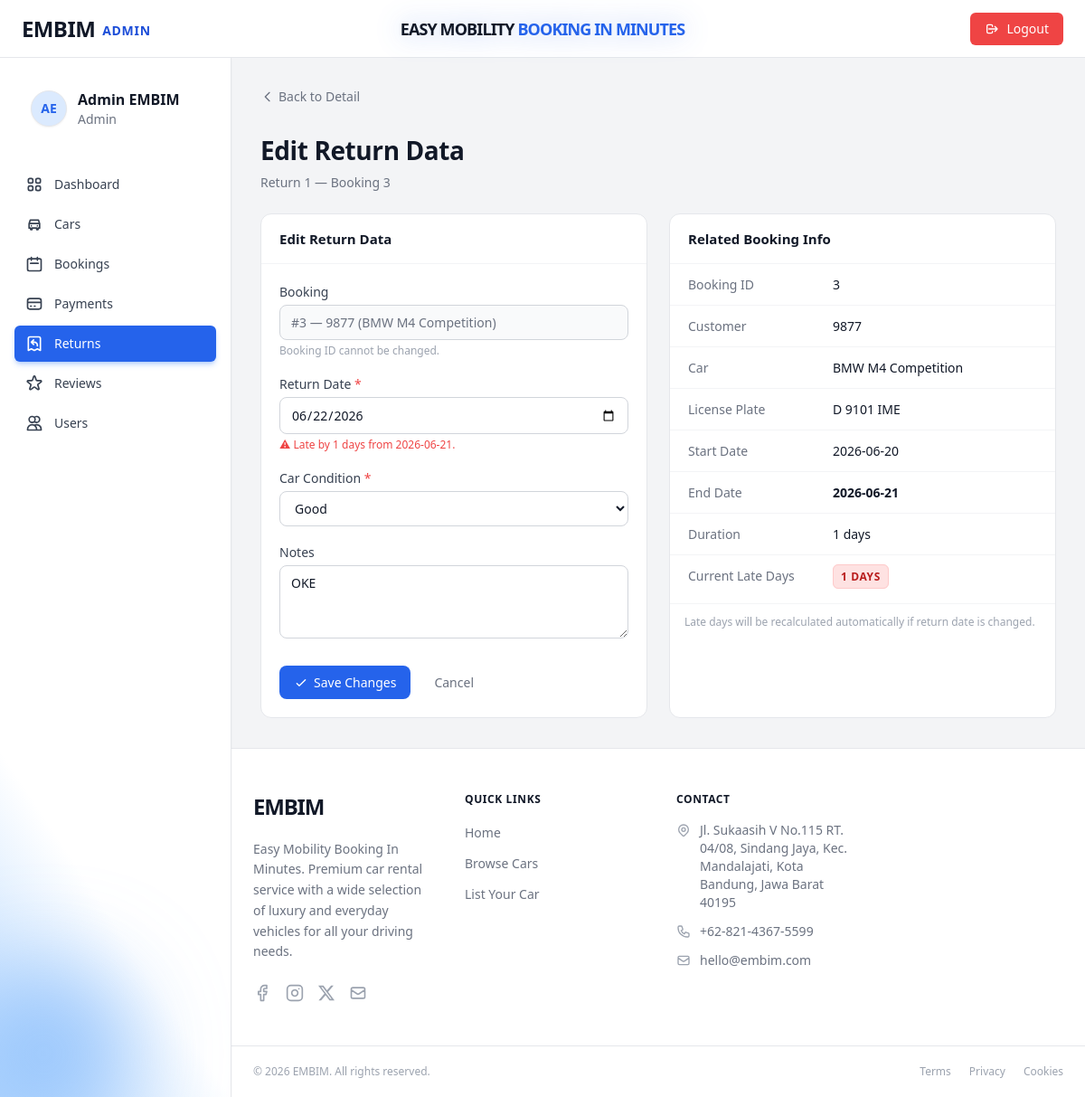
/admin/index.php?page=edit_return&id=1 (signed in), run on the app's committed database.
### tables this page shows
CREATE TABLE `returns` (
  `id` int(11) NOT NULL,
  `booking_id` int(11) NOT NULL,
  `return_date` date NOT NULL,
  `late_days` smallint(6) NOT NULL DEFAULT 0,
  `car_condition` enum('good','damaged') NOT NULL DEFAULT 'good',
  `notes` text DEFAULT NULL,
  `created_at` datetime NOT NULL DEFAULT current_timestamp(),
  `fine_per_day` decimal(12,2) DEFAULT 700000.00,
  `fine_amount` decimal(14,2) DEFAULT 0.00,
  `fine_status` enum('none','unpaid','paid') DEFAULT 'none'
);

CREATE TABLE `users` (
  `id` int(11) NOT NULL,
  `full_name` varchar(100) NOT NULL,
  `email` varchar(150) NOT NULL,
  `password` varchar(255) NOT NULL COMMENT 'bcrypt hash',
  `phone` varchar(20) DEFAULT NULL,
  `address` text DEFAULT NULL,
  `role` enum('admin','user') NOT NULL DEFAULT 'user',
  `photo_profile` varchar(100) DEFAULT NULL,
  `photo_ktp` varchar(100) DEFAULT NULL,
  `photo_sim` varchar(100) DEFAULT NULL,
  `created_at` datetime NOT NULL DEFAULT current_timestamp(),
  `updated_at` datetime NOT NULL DEFAULT current_timestamp() ON UPDATE current_timestamp()
);

CREATE TABLE `cars` (
  `id` int(11) NOT NULL,
  `brand` varchar(80) NOT NULL,
  `model` varchar(100) NOT NULL,
  `year` year(4) NOT NULL,
  `license_plate` varchar(20) NOT NULL,
  `price_per_day` decimal(12,2) NOT NULL,
  `status` enum('available','booked','maintenance') NOT NULL DEFAULT 'available',
  `transmission` enum('automatic','manual') NOT NULL DEFAULT 'automatic',
  `fuel_type` enum('gasoline','diesel','electric','hybrid') NOT NULL DEFAULT 'gasoline',
  `seats` tinyint(4) NOT NULL DEFAULT 5,
  `description` text DEFAULT NULL,
  `photo` varchar(255) DEFAULT NULL COMMENT 'Nama file gambar di folder assets/images',
  `created_at` datetime NOT NULL DEFAULT current_timestamp(),
  `updated_at` datetime NOT NULL DEFAULT current_timestamp() ON UPDATE current_timestamp()
);

CREATE TABLE `bookings` (
  `id` int(11) NOT NULL,
  `user_id` int(11) NOT NULL,
  `car_id` int(11) NOT NULL,
  `start_date` date NOT NULL,
  `end_date` date NOT NULL,
  `total_days` smallint(6) NOT NULL DEFAULT 1,
  `total_price` decimal(14,2) NOT NULL,
  `status` enum('pending','confirmed','ongoing','completed','cancelled') DEFAULT 'pending',
  `notes` text DEFAULT NULL,
  `identity_photo` varchar(255) DEFAULT NULL,
  `payment_method` enum('transfer_bank_bri','transfer_bank_mandiri','shopeepay','dana','ovo','gopay','transfer_bank_bni','transfer_bank_bca','transfer_bank_seabank') DEFAULT NULL,
  `payment_status` enum('unpaid','paid','refunded') DEFAULT 'unpaid',
  `payment_proof` varchar(255) DEFAULT NULL,
  `paid_at` datetime DEFAULT NULL,
  `created_at` datetime DEFAULT current_timestamp(),
  `refund_notified_at` datetime DEFAULT NULL,
  `updated_at` datetime DEFAULT current_timestamp() ON UPDATE current_timestamp()
);

### admin/index.php (called while the page is built, shortened)
<?php
    require_once __DIR__ . '/config/database.php';
    require_once __DIR__ . '/controllers/AdminReturnController.php';
    $page = $_GET['page'] ?? 'dashboard';
    match ($page) {
        'add_car'               => (new DashboardController())->addCar(),
        'edit_car'              => (new DashboardController())->editCar(),
        'delete_car'            => (new DashboardController())->deleteCar(),
        'manage_cars'           => (new DashboardController())->manageCars(),
        'manage_bookings'       => (new AdminBookingController())->manageBookings(),
        'manage_payments'       => (new DashboardController())->managePayments(),
        'export_payments'       => (new DashboardController())->exportPayments(),
        'payment_detail'        => (new DashboardController())->paymentDetail(),
        'edit_payment'          => (new DashboardController())->editPayment(),
        'booking_detail'        => (new AdminBookingController())->bookingDetail(),
        'edit_booking'          => (new AdminBookingController())->editBooking(),
        'delete_booking'        => (new AdminBookingController())->deleteBooking(),
        'manage_users'          => (new UserController())->manageUsers(),
        'manage_returns'        => (new AdminReturnController())->manageReturns(),
        'add_return'            => (new AdminReturnController())->addReturn(),
        'return_detail'         => (new AdminReturnController())->returnDetail(),
        'edit_return'           => (new AdminReturnController())->editReturn(),
        'delete_return'         => (new AdminReturnController())->deleteReturn(),
        'manage_reviews'        => (new AdminReviewController())->manageReviews(),
        'delete_review'         => (new AdminReviewController())->deleteReview(),
        'edit_profile'          => (new ProfileController())->editProfile(),
        'api_check_bookings'    => (new AdminBookingController())->checkNewBookings(),
        'api_check_cancelled_bookings' => (new AdminBookingController())->checkCancelledBookings(),
        default                 => (new DashboardController())->dashboard(),
    };

### admin/config/database.php (called while the page is built, shortened)
<?php
function getPDO(): PDO {
    static $pdo = null;
    if ($pdo === null) {
        $dsn = sprintf('mysql:host=%s;dbname=%s;charset=%s', DB_HOST, DB_NAME, DB_CHARSET);
        $pdo = new PDO($dsn, DB_USER, DB_PASS, [
            PDO::ATTR_ERRMODE            => PDO::ERRMODE_EXCEPTION,
            PDO::ATTR_DEFAULT_FETCH_MODE => PDO::FETCH_ASSOC,
            PDO::ATTR_EMULATE_PREPARES   => false,
        ]);
    }
    return $pdo;
}

### admin/models/ReturnModel.php (called while the page is built, shortened)
<?php
require_once __DIR__ . '/../config/database.php';
class ReturnModel {
    private PDO $pdo;
    public function __construct() {
        $this->pdo = getPDO();
    }
    public function getReturnById(int $id): ?array {
        $stmt = $this->pdo->prepare("
            SELECT
                r.`id`,
                r.`booking_id`,
                r.`return_date`,
                r.`late_days`,
                r.`car_condition`,
                r.`fine_per_day`,
                r.`fine_amount`,
                r.`fine_status`,
                r.`notes`,
                r.`created_at`,
                b.`start_date`,
                b.`end_date`,
                b.`total_days`,
                b.`total_price`,
                b.`status`          AS booking_status,
                b.`notes`           AS booking_notes,
                u.`full_name`       AS customer_name,
                u.`email`           AS customer_email,
                CONCAT(c.`brand`, ' ', c.`model`) AS car_name,
                c.`license_plate`,
                c.`id`              AS car_id
            FROM `returns` r
            JOIN `bookings` b ON b.`id` = r.`booking_id`
            JOIN `users`    u ON u.`id` = b.`user_id`
            JOIN `cars`     c ON c.`id` = b.`car_id`
            WHERE r.`id` = :id
            LIMIT 1
        ");
        $stmt->execute([':id' => $id]);
        $row = $stmt->fetch();
        return $row ?: null;
    }
}

### admin/views/return_edit_form.php (the view, shortened to what this page needs)
<?php require_once __DIR__ . '/partials/layout_top.php'; ?>
<div class="space-y-6">
  <div>
    <a href="?page=return_detail&id=<?= $return['id'] ?>" class="back-link">
      <svg xmlns="http://www.w3.org/2000/svg" class="h-4 w-4" fill="none" viewBox="0 0 24 24" stroke="currentColor" stroke-width="2"><path stroke-linecap="round" stroke-linejoin="round" d="M15 19l-7-7 7-7"/></svg>
      Back to Detail
    </a>
  </div>
  <div class="page-heading">
    <h1>Edit Return Data</h1>
    <p>Return <?= $return['id'] ?> — Booking <?= $return['booking_id'] ?></p>
  </div>
  <div class="grid grid-cols-1 md:grid-cols-2 gap-6" style="max-width:900px;">
    <div class="card">
      <div class="card-header"><span class="card-title">Edit Return Data</span></div>
      <div class="card-body">
        <form method="POST" action="?page=edit_return&id=<?= $return['id'] ?>" onsubmit="event.preventDefault(); showConfirmModal(this);">
          <div style="margin-bottom:18px;">
            <label class="form-label">Booking</label>
            <input type="text" class="form-control"
                   value="#<?= $return['booking_id'] ?> — <?= htmlspecialchars($return['customer_name']) ?> (<?= htmlspecialchars($return['car_name']) ?>)"
                   disabled style="background:#f9fafb;color:#6b7280;" />
            <p class="text-xs text-gray-400 mt-1">Booking ID cannot be changed.</p>
          </div>
          <div style="margin-bottom:18px;">
            <label class="form-label" for="return_date">Return Date <span style="color:#ef4444;">*</span></label>
            <input type="date" name="return_date" id="return_date" class="form-control"
                   value="<?= htmlspecialchars($_POST['return_date'] ?? $return['return_date']) ?>"
                   data-end="<?= htmlspecialchars($return['end_date']) ?>"
                   required />
            <p class="text-xs text-gray-400 mt-1" id="late-hint"></p>
          </div>
          <div style="margin-bottom:18px;">
            <label class="form-label" for="car_condition">Car Condition <span style="color:#ef4444;">*</span></label>
            <select name="car_condition" id="car_condition" class="form-control" required
                    onchange="toggleDamageFine()">
              <option value="good"    <?= (($_POST['car_condition'] ?? $return['car_condition']) === 'good')    ? 'selected' : '' ?>>Good</option>
            </select>
          </div>
          <div style="margin-bottom:24px;">
            <label class="form-label" for="notes">Notes</label>
            <textarea name="notes" id="notes" class="form-control" rows="3"
                      placeholder="Optional"><?= htmlspecialchars($_POST['notes'] ?? $return['notes'] ?? '') ?></textarea>
          </div>
          <div style="display:flex;gap:10px;">
            <button type="submit" class="btn btn-primary">
              <svg xmlns="http://www.w3.org/2000/svg" class="h-4 w-4" fill="none" viewBox="0 0 24 24" stroke="currentColor" stroke-width="2"><path stroke-linecap="round" stroke-linejoin="round" d="M5 13l4 4L19 7"/></svg>
              Save Changes
            </button>
            <a href="?page=return_detail&id=<?= $return['id'] ?>" class="btn btn-ghost">Cancel</a>
          </div>
        </form>
      </div>
    </div>
    <div class="card">
      <div class="card-header"><span class="card-title">Related Booking Info</span></div>
      <dl class="detail-dl">
        <div class="detail-row"><dt>Booking ID</dt><dd><?= $return['booking_id'] ?></dd></div>
        <div class="detail-row"><dt>Customer</dt><dd><?= htmlspecialchars($return['customer_name']) ?></dd></div>
        <div class="detail-row"><dt>Car</dt><dd><?= htmlspecialchars($return['car_name']) ?></dd></div>
        <div class="detail-row"><dt>License Plate</dt><dd><?= htmlspecialchars($return['license_plate']) ?></dd></div>
        <div class="detail-row"><dt>Start Date</dt><dd><?= $return['start_date'] ?></dd></div>
        <div class="detail-row"><dt>End Date</dt><dd><strong><?= $return['end_date'] ?></strong></dd></div>
        <div class="detail-row"><dt>Duration</dt><dd><?= $return['total_days'] ?> days</dd></div>
        <div class="detail-row">
          <dt>Current Late Days</dt>
          <dd>
            <?php if ((int)$return['late_days'] > 0): ?>
              <span class="px-2 py-1 border rounded-md text-xs font-bold uppercase tracking-wider bg-red-100 text-red-700 border-red-200"><?= $return['late_days'] ?> days</span>
            <?php else: ?>
              <span class="px-2 py-1 border rounded-md text-xs font-bold uppercase tracking-wider bg-emerald-100 text-emerald-700 border-emerald-200">On time</span>
            <?php endif; ?>
          </dd>
        </div>
      </dl>
      <div style="padding:12px 16px 0;border-top:1px solid #f3f4f6;margin-top:8px;">
        <p class="text-xs text-gray-400">Late days will be recalculated automatically if return date is changed.</p>
      </div>
    </div>
  </div>
</div>
<?php require_once __DIR__ . '/partials/layout_bottom.php'; ?>

### admin/style/style.css (style rules this page uses)
:root { --color-primary: #2563eb; --color-primary-hover: #1d4ed8; --color-primary-light: #eff6ff; --color-primary-ring: rgba(37,99,235,.35); --color-danger: #ef4444; --color-danger-hover: #dc2626; --color-danger-light: #fef2f2; --color-success: #22c55e; --color-success-light: #f0fdf4; --color-warning-light: #fefce8; --color-purple-light: #faf5ff; --color-border: #e5e7eb; --color-border-soft: #f3f4f6; --color-bg: #f3f4f6; --color-bg-white: #ffffff; --color-text: #111827; --color-text-muted: #6b7280; --color-text-subtle: #9ca3af; --radius-sm: 4px; --radius-md: 8px; --radius-lg: 12px; --radius-xl: 16px; --radius-2xl: 24px; --shadow-sm: 0 1px 2px rgba(0,0,0,.06); --shadow-md: 0 4px 16px rgba(0,0,0,.10); --shadow-lg: 0 8px 32px rgba(0,0,0,.14); --transition: 150ms ease; --sidebar-w: 256px; --topbar-h: 64px; }
*, *::before, *::after { box-sizing: border-box; }
html { height: 100%; }
body { margin: 0; font-family: ui-sans-serif, system-ui, -apple-system, "Segoe UI", Roboto, "Helvetica Neue", Arial, sans-serif; background-color: var(--color-bg); color: var(--color-text); -webkit-font-smoothing: antialiased; -moz-osx-font-smoothing: grayscale; }
a { color: inherit; text-decoration: none; }
button, input, select, textarea { font-family: inherit; }
.btn { display: inline-flex; align-items: center; gap: 6px; padding: 8px 16px; border-radius: var(--radius-md); font-size: 14px; font-weight: 500; border: none; cursor: pointer; transition: background var(--transition), color var(--transition), box-shadow var(--transition); text-decoration: none; }
.btn-primary { background: var(--color-primary); color: #fff; }
.btn-ghost { background: transparent; color: var(--color-text-muted); }
.form-label { display: block; font-size: 14px; font-weight: 500; color: #374151; margin-bottom: 4px; }
.form-control { width: 100%; border: 1px solid #d1d5db; border-radius: var(--radius-md); padding: 8px 12px; font-size: 14px; color: var(--color-text); background: var(--color-bg-white); transition: border-color var(--transition), box-shadow var(--transition); }
.form-control::placeholder { color: var(--color-text-subtle); }
select.form-control { background-image: none; }
.card { background: var(--color-bg-white); border: 1px solid var(--color-border); border-radius: var(--radius-lg); overflow: hidden; }
.card-header { padding: 16px 20px; border-bottom: 1px solid var(--color-border-soft); display: flex; align-items: center; justify-content: space-between; }
.card-title { font-size: 15px; font-weight: 600; color: var(--color-text); }
.card-body { padding: 20px; }
.detail-dl .detail-row { display: flex; gap: 16px; padding: 12px 20px; border-bottom: 1px solid var(--color-border-soft); }
.detail-dl .detail-row:last-child { border-bottom: none; }
.detail-dl dt { font-size: 14px; color: var(--color-text-muted); width: 144px; flex-shrink: 0; }
.detail-dl dd { font-size: 14px; color: var(--color-text); margin: 0; }
.back-link { display: inline-flex; align-items: center; gap: 4px; font-size: 14px; color: var(--color-text-muted); transition: color var(--transition); }
.page-heading h1 { font-size: 28px; font-weight: 700; letter-spacing: -.4px; color: var(--color-text); margin: 0; }
.page-heading p { font-size: 14px; color: var(--color-text-muted); margin: 4px 0 0; }

### data on the page
returns: id "1", booking "3", booking.full_name "#3 — 9877 (BMW M4 Competition)", return_date "06/22/2026", car_condition "Good", notes "OKE", users.full_name "9877", cars.license_plate "D 9101 IME", booking.start_date "2026-06-20", booking.end_date "2026-06-21", booking.total_days "1", late_days "1"

### other printed values
$adminInitials "AE"
$adminName "Admin EMBIM"
$link['label'] "Dashboard"
$link['label'] "Cars"
$link['label'] "Bookings"
$link['label'] "Payments"
$link['label'] "Returns"
$link['label'] "Reviews"
$link['label'] "Users"
$return['car_name'] "BMW M4 Competition"
